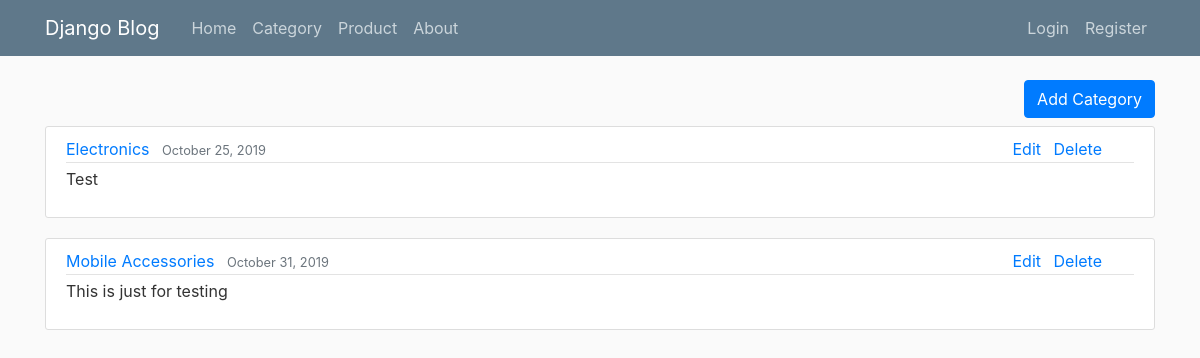
The page /category/ on the database its author committed.
### category/models.py (models this page shows, shortened)
class Category(models.Model):
	name = models.CharField(max_length=100)
	description = models.TextField()
	date_posted = models.DateTimeField(default=timezone.now)

### category/views.py (the view)
# urls.py: path('category/', views.category, name='blog-category'),
def category(request):
	context = {
		'categories': Category.objects.all()
	}
	return render(request,'category/category.html',context)

### category/templates/category/category.html
{% extends "blog/base.html" %}
{% block content %}
	<a class="btn btn-primary float-right" href="{% url 'category-add' %}" style="color:#FFFFFF">Add Category</a>
	<div class="clearfix mb-2"></div>
	{% for category in categories%}
		<article class="media content-section">
		  <div class="media-body">
			<div class="article-metadata">
			  <a class="mr-2" href="#">{{ category.name }}</a>
			  <small class="text-muted">{{ category.date_posted|date:"F d, Y" }}</small>
			  <span class="mr-4 float-right">
				<a class="mr-2" href="{% url 'category-update' category.id %}">Edit</a>
				<a class="mr-2" href="{% url 'category-delete' category.id %}">Delete</a>
			  </span>
			</div>
			<p class="article-content">{{ category.description }}</p>
		  </div>
		</article>
	{% endfor %}
{% endblock content %}

### blog/static/blog/main.css (style rules this page uses)
body { background: #fafafa; color: #333333; margin-top: 5rem; }
.content-section { background: #ffffff; padding: 10px 20px; border: 1px solid #dddddd; border-radius: 3px; margin-bottom: 20px; }
.article-content { white-space: pre-line; }
.article-metadata { padding-bottom: 1px; margin-bottom: 4px; border-bottom: 1px solid #e3e3e3 }

### rows shown on the page
Category: name "Electronics", date_posted "October 25, 2019", description "Test"
Category: name "Mobile Accessories", date_posted "October 31, 2019", description "This is just for testing"
